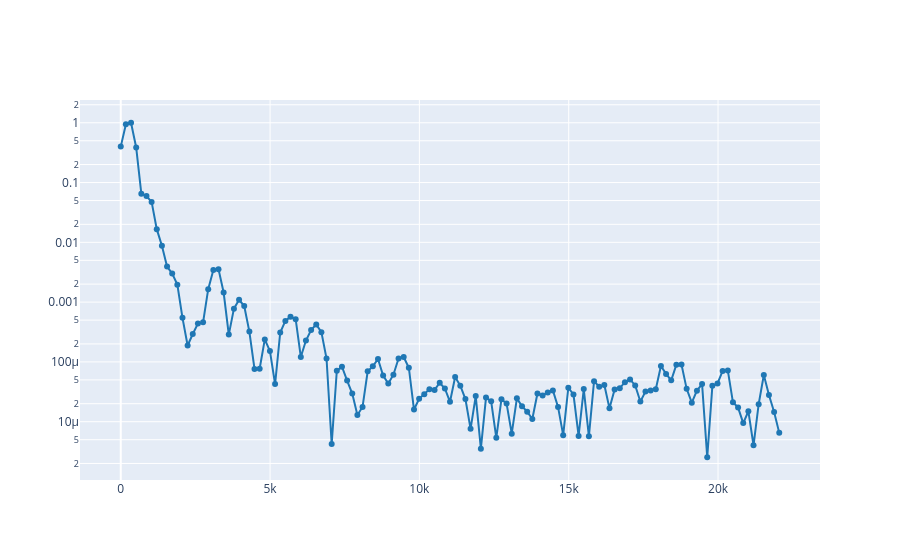

Notebook code cell kept with this figure:
### Markdown cell above
1.2. Select a time where almost all harmonics are present and plot the spectrum at that time.

### Code cell
# Write the code here

#if we want all more or less all the frequencies what we want is the first second aproximately or directly the initial point

plot_spectrum_at(ff,tt, S, 0.5)

### Figure 1 — Plotly figure (JSON) as saved in the notebook; plotly's stock layout.template omitted (floating-point values rounded to 4 significant figures; data arrays with more than 128 entries replaced by an {"elided": "..."} marker saying what was removed)
{"data": [{"line": {"color": "#1f77b4", "shape": "linear"}, "mode": "lines+markers", "type": "scatter", "x": {"elided": "129 float values"}, "y": {"elided": "129 float values"}}], "layout": {"yaxis": {"type": "log"}}}
